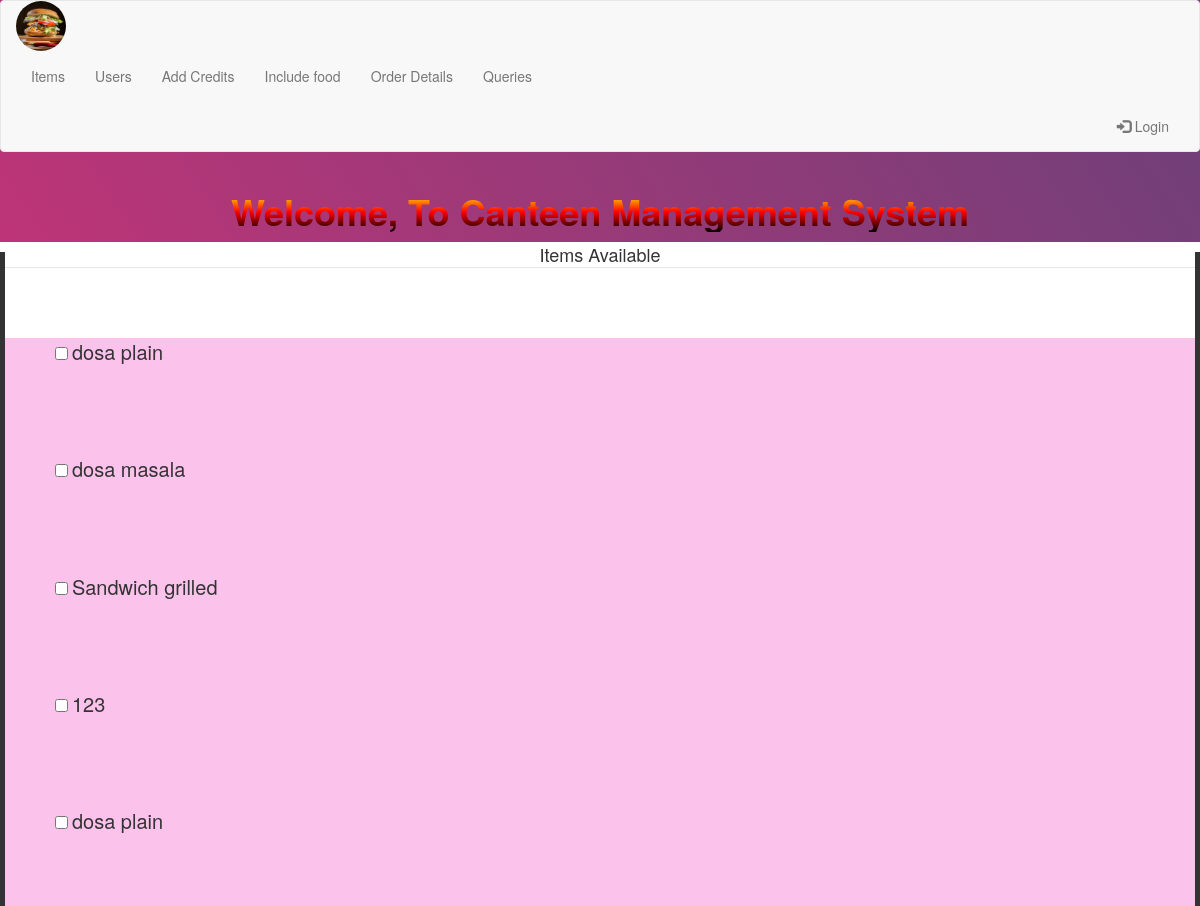
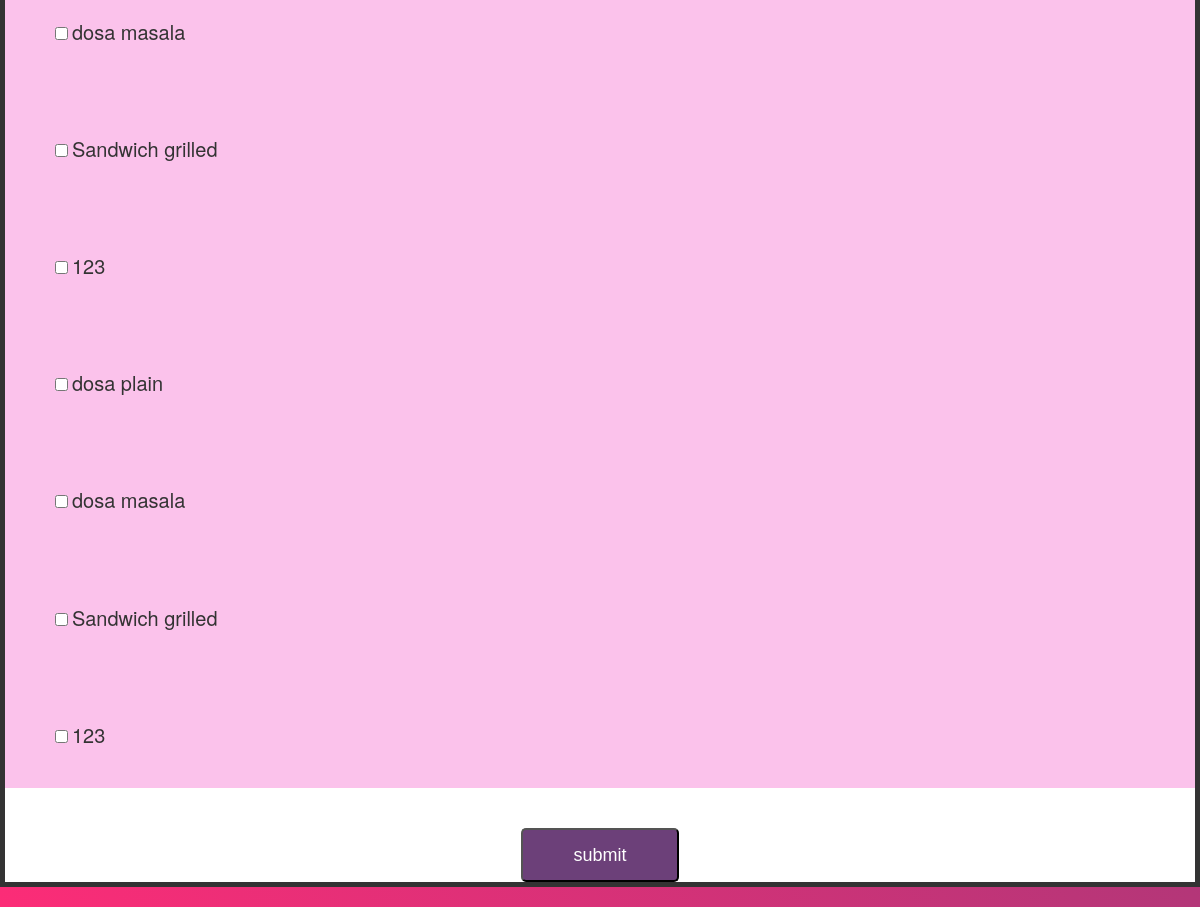
The app's page /food/include_food.php, older data (2 pictures, top to bottom).
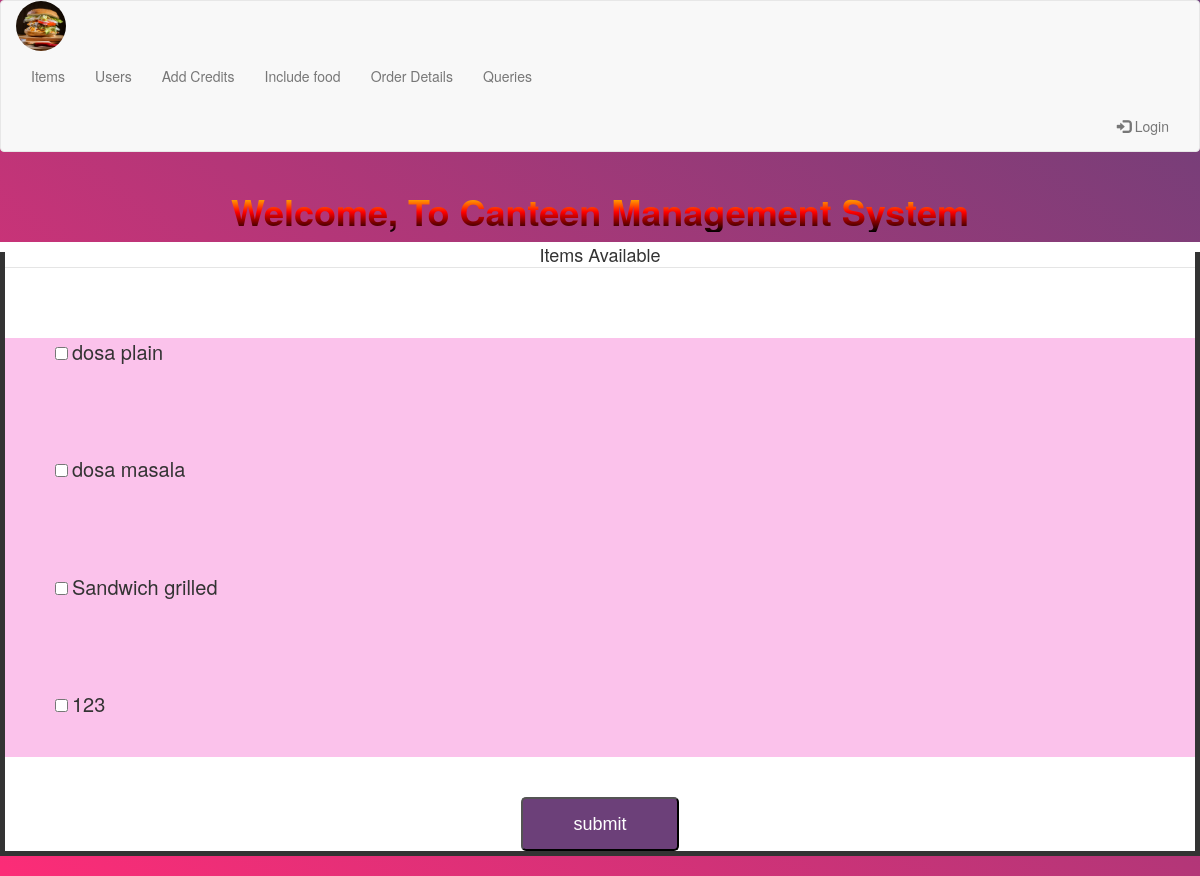
The same page, newer data.
### tables this page shows
CREATE TABLE `food_items` (
  `item_name` varchar(20) NOT NULL,
  `price` int NOT NULL,
  `Include` int NOT NULL DEFAULT '0'
);

### food/include_food.php (the view, shortened to what this page needs)
<?php
include("../signin/navigation3.php");
$conn = mysqli_connect("localhost", "phpmyadmin", "admin", "canteen_delivery_system") or die("Connection Error: " . mysqli_error($conn));
$result = mysqli_query($conn, "SELECT * FROM food_items ");
?>
<html>
<head>
</head>
<body style="background: -webkit-gradient(linear, left bottom, left top, from(#fbc2eb), to(#a18cd1));
  background: -webkit-linear-gradient(bottom, #fbc2eb 0%, #a18cd1 100%);
  background: -moz-linear-gradient(bottom, #fbc2eb 0%, #a18cd1 100%);
  background: -o-linear-gradient(bottom, #fbc2eb 0%, #a18cd1 100%);
  background: linear-gradient(to top, #fbc2eb 0%, #a18cd1 100%);
   background: -webkit-gradient(linear, left bottom, right top, from(#fc2c77), to(#6c4079));
  background: -webkit-linear-gradient(bottom left, #fc2c77 0%, #6c4079 100%);
  background: -moz-linear-gradient(bottom left, #fc2c77 0%, #6c4079 100%);
  background: -o-linear-gradient(bottom left, #fc2c77 0%, #6c4079 100%);
  background: linear-gradient(to top right, #fc2c77 0%, #6c4079 100%);">
<div style="background-color:white;">
<form action="./include.php" method='post'>
<fieldset style="border:solid 5px ; ">
  <legend style="text-align:center; font-size: large;">Items Available</legend>
  <div class="d">
<?php
while($row = mysqli_fetch_array($result)) {
?>
  <div style="float:bottom;  margin-top:50px; margin-left:50px"><input type="checkbox" name="<?=$row["item_name"];?>"  > <span style="font-size: 20px;"><?=$row["item_name"];?> <span></p><br></div>
<?php
}
?>
  </div>
<br>
<br>
<center><button type="submit" class="button"> submit  </submit>
</fieldset>
</div>
<br>

### signin/navigation3.php (shortened to what this page needs)
<!DOCTYPE html>
<html lang="en">
<head>
    <link rel="stylesheet" href="https://maxcdn.bootstrapcdn.com/bootstrap/3.4.0/css/bootstrap.min.css">
</head>
<body >
<div class="pos">
    <nav class="navbar navbar-default">
        <div class="container-fluid">
            <div class="navbar-header">
               <a> <img src=".././assets/logo.jpg" alt=""/></a>
            </div>
            <ul class="nav navbar-nav">
                <li class="dropdown">
                    <a href="javascript:void(0)" class="dropbtn">Items</a>
                </li>
                <li class="dropdown">
                    <a href="javascript:void(0)" class="dropbtn">Users</a>
                </li>
                <li><a href="../user/add_credits.php" >Add Credits</a></li>
                <li><a href="../food/include_food.php">Include food</a></li>
                <li><a href="../status/status.php" >Order Details</a></li>
                <li><a href="../user/query.php" >Queries</a></li>
                <li style="float:right; margin-left:800px;"><a href="../signin/index.php"><span class="glyphicon glyphicon-log-in"></span> Login</a> </li>
            </ul>
        </div>
    </nav>
    </div>
    <marquee behavior="scroll" direction="left" scrollamount= "15" style="text-align: center  ;  ">
    <div style="display: flex; align-items: center; justify-content: center; ">
        <h1
        style=" background: -webkit-linear-gradient(yellow, red, black);
  -webkit-background-clip: text;
  -webkit-text-fill-color: transparent;
  font-weight: bolder;
  text-align: center;
  "
        >Welcome, To Canteen Management System</h1>
    </div>
    </marquee>

### signin/navigation3.php (style rules this page uses)
.pos { position: sticky; }
li a, .dropbtn { display: inline-block; color: white; text-align: center; padding: 14px 16px; text-decoration: none; }
li.dropdown { display: inline-block; }
img { width: 50px; height: 50px; border-radius: 25px; }
body { background-image:url("https://images.pexels.com/photos/842571/pexels-photo-842571.jpeg?auto=compress&cs=tinysrgb&w=1260&h=750&dpr=1"); background-size: cover; background-repeat: no-repeat; background-position: center; }

### food/include_food.php (style rules this page uses)
.button { display: inline-block; line-height: 50px; padding: 0 50px; -webkit-transition: all 0.4s ease; -o-transition: all 0.4s ease; -moz-transition: all 0.4s ease; transition: all 0.4s ease; cursor: pointer; font-size: 18px; color: #fff; font-family: "Poppins", "Arial", "Helvetica Neue", sans-serif; -webkit-border-radius: 5px; -moz-border-radius: 5px; border-radius: 5px; background: #6c4079; }
.d { background-color: #fbc2eb; }

Row changes from the older to the newer data that the page shows:
removed food_items: item_name "dosa plain"
removed food_items: item_name "dosa masala"
removed food_items: item_name "Sandwich grilled"
removed food_items: item_name "123"
removed food_items: item_name "dosa plain"
removed food_items: item_name "dosa masala"
removed food_items: item_name "Sandwich grilled"
removed food_items: item_name "123"
